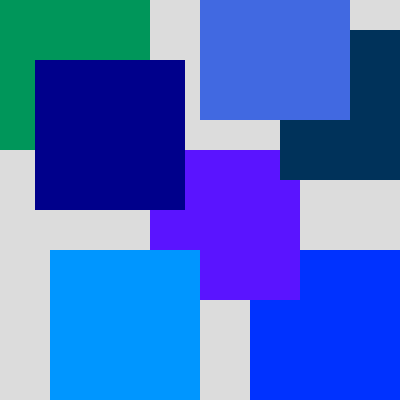
Frame 1 (no input)
Frame 60 (no input): identical to frame 1, image omitted
Frame 120 (the mouse pressed at the canvas centre since frame 60): identical to frame 1, image omitted

The p5.js sketch that drew this single still picture (run headless with seeded random() and noise() and a simulated clock; from frame 60 on, the mouse is pressed at the canvas centre):

// p5.js sketch
// ── sketch.js
function setup() {
  createCanvas(400, 400);
}

function draw() {
  background(220);
  
  noStroke()
  fill(0, 50, 490)
  rect(250, 250, 150, 150)
  
  
  fill(90, 20, 290)
  rect(150, 150, 150, 150)
  
   noStroke()
  fill(0, 150, 490)
  rect(50, 250, 150, 150)
  
   noStroke()
  fill(0, 150, 90)
  rect(0, 0, 150, 150)
  
   noStroke()
  fill(0, 50, 90)
  rect(280, 30, 150, 150)
  
   noStroke()
  fill(65,105,225)
  rect(200,-30, 150, 150)
  
  noStroke()
  fill(0,0,139)
  rect(35, 60, 150, 150)
  
  

  
  
}
